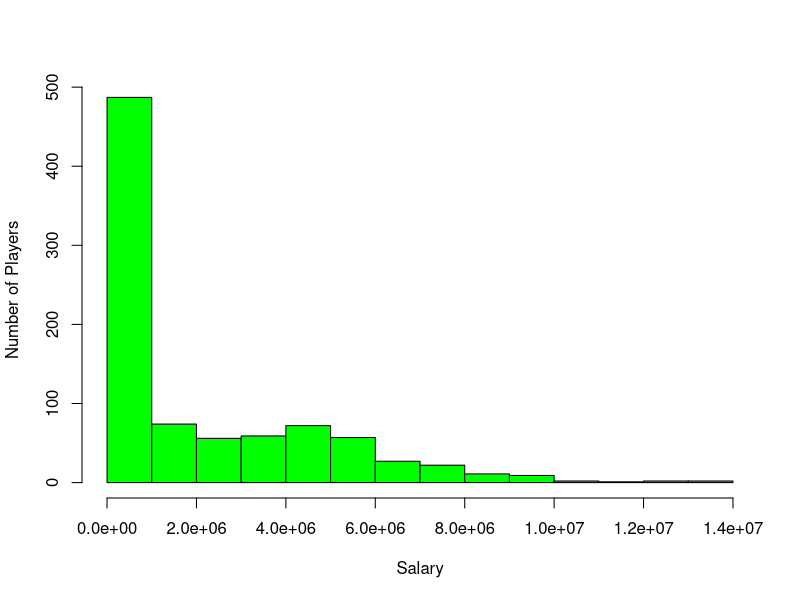
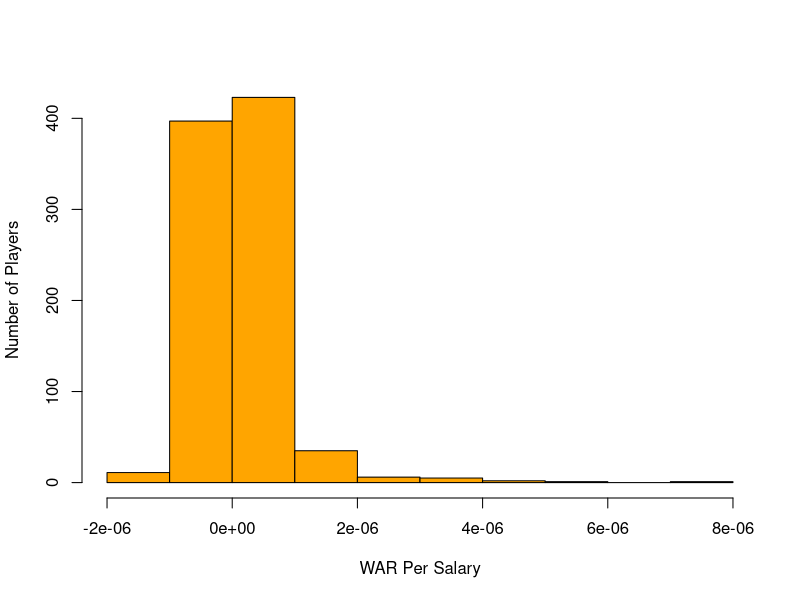
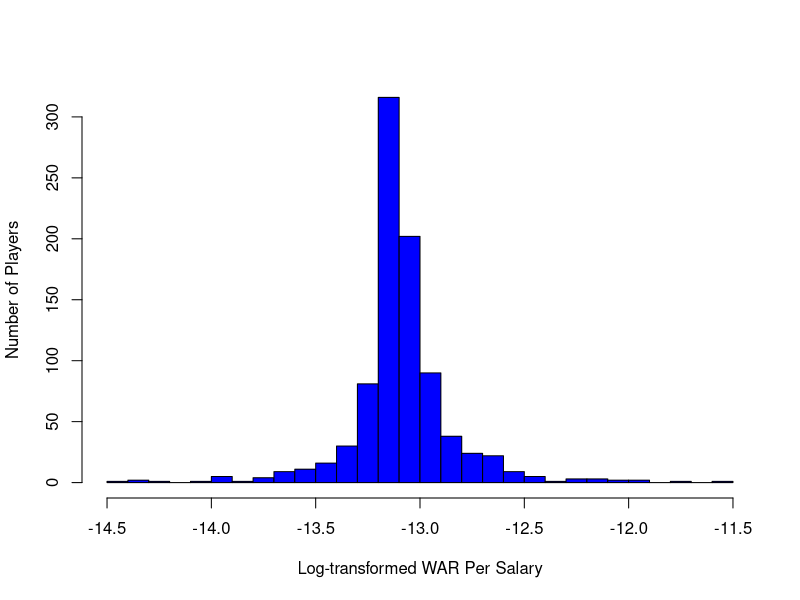
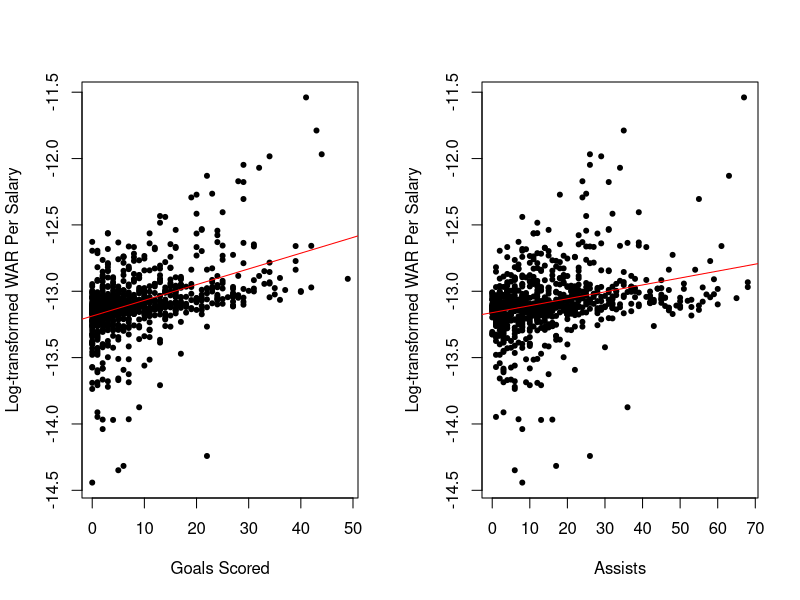
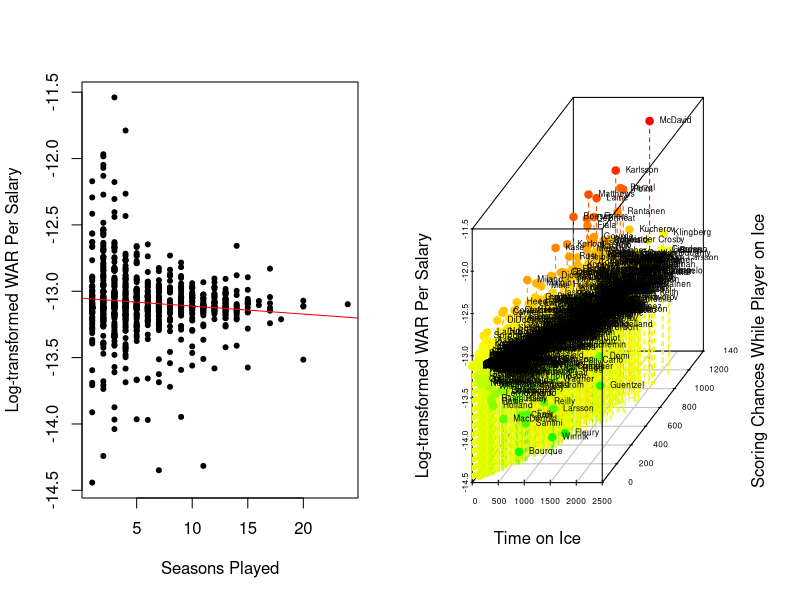
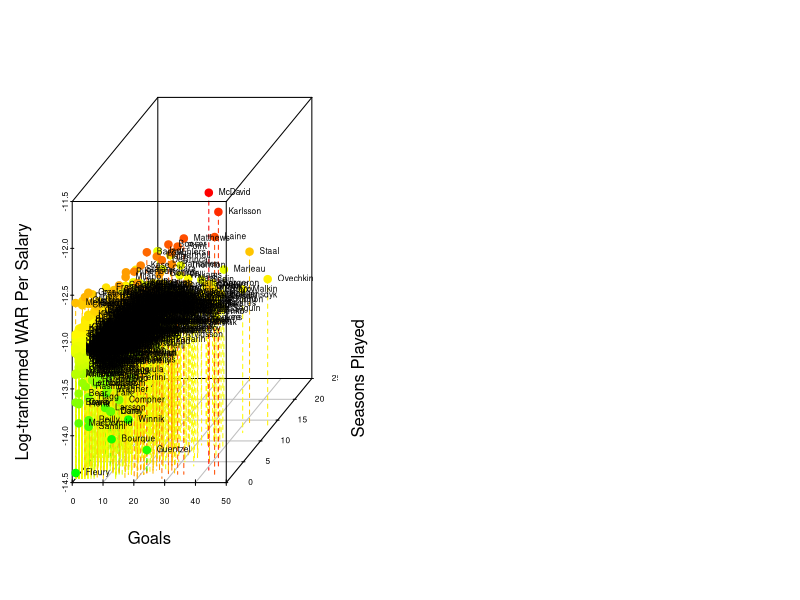

Here is the R script that generated these plots, in order:
## ---- chunk 1
library(knitr)
knitr::opts_chunk$set(echo = TRUE)
opts_chunk$set(tidy.opts=list(width.cutoff=60),tidy=TRUE)
library(plyr)
library(tidyr)
library(stringr)
library(tidyverse)
library(magrittr)
library(scatterplot3d)
library(plotrix)
library(caret)
library(car)
## ---- chunk 2
setwd("~/Documents/STAT 6500")

data <- read.csv("NHL 1718 CSV.csv")

# map missing values involving where players are from and draft and free agent status
data$Pr.St = mapvalues(data$Pr.St, from = "", to="INT")
data$DftYr = mapvalues(data$DftYr, from = NA, to="UD")
data$DftRd = mapvalues(data$DftRd, from = NA, to="UD")
data$Ovrl = mapvalues(data$Ovrl, from = NA, to="UD")
data$DftYr = as.factor(data$DftYr)
data$DftRd = as.factor(data$DftRd)
data$Ovrl = as.factor(data$Ovrl)
data$Position = as.factor(data$Position)
data$Debut[749] = 2015

# create indicators for if the player has reached RFA or UFA status
data$StatusRFA = ifelse(data$Status == "RFA", 1, 0)
data$StatusUFA = ifelse(data$Status == "UFA", 1, 0)
data[,"Status"] <- list(NULL)

bday_parts = str_split_fixed(data$Born, "/", 3)
data$birth_year = as.numeric(bday_parts[,1])
data$birth_month = as.numeric(bday_parts[,2])
data$birth_day = as.numeric(bday_parts[,3])

# drop missing salaries because they did not play enough/any games
# map some missing values from NA to 0 or to median values
data <- data %>% drop_na(Salary)
data$MGL = mapvalues(data$MGL, from = NA, to = 0)
data$CHIP = data$Cap.Hit * data$MGL
data$SOS = mapvalues(data$SOS, from = NA, to = median(data$SOS, na.rm = TRUE))
data$SOG = mapvalues(data$SOG, from = NA, to = median(data$SOG, na.rm = TRUE))
data$SOGDG = mapvalues(data$SOGDG, from = NA, to = median(data$SOGDG, na.rm = TRUE))

# rename columns that got changed on import
colnames(data)[32] <- "plusMinus"
colnames(data)[33] <- "expectedPlusMinus"
colnames(data)[36] <- "TOI.Secs"
colnames(data)[37] <- "TOI.Mins"

# remove duplicate metrics or find average from multiple statistic providers
data[,c("TOI.2", "TOI.3")] <- list(NULL)
colnames(data)[39] <- "TOI.Percent"
colnames(data)[40] <- "IPP.Percent"
data$iCF <- (data$iCF + data$iCF.1 + data$iCF.2)/3
data[,c("iCF.1", "iCF.2")] <- list(NULL)
data$iFF <- (data$iFF + data$iFF.1)/2
data[,c("iFF.1")] <- list(NULL)
colnames(data)[57] <- "ZS.Percent"
data$iHF <- (data$iHF + data$iHF.1)/2
data[,c("iHF.1")] <- list(NULL)
colnames(data)[65] <- "BLK.Percent"
colnames(data)[68] <- "FO.Percent"
data$CF <- (data$CF + data$CF.1)/2
data[,c("CF.1")] <- list(NULL)
data$CA <- (data$CA + data$CA.1)/2
data[,c("CA.1")] <- list(NULL)
data$FF <- (data$FF + data$FF.1)/2
data[,c("FF.1")] <- list(NULL)
data$FA <- (data$FA + data$FA.1)/2
data[,c("FA.1")] <- list(NULL)
data$SF <- (data$SF + data$SF.1)/2
data[,c("SF.1")] <- list(NULL)
data$SA <- (data$SA + data$SA.1)/2
data[,c("SA.1")] <- list(NULL)
data$GF <- (data$GF + data$GF.1)/2
data[,c("GF.1")] <- list(NULL)
data$GA <- (data$GA + data$GA.1)/2
data[,c("GA.1")] <- list(NULL)

# WAR metrics per salary
data$WarPerSalary <- data$WAR / data$Salary
data$OWarPerSalary <- data$OWAR / data$Salary
data$DWarPerSalary <- data$DWAR / data$Salary

all_missing_list =  colnames(data)[colSums(is.na(data)) > 0]
length(all_missing_list) == 0
# if above true, all missing values eliminated

data[,all_missing_list] <- list(NULL)
all_missing_list =  colnames(data)[colSums(is.na(data)) > 0]
length(all_missing_list) == 0
# if above true, dataset has no missing values
## ---- chunk 3
summary(data$Salary)
## ---- chunk 4
hist(data$Salary, 
     col="green", xlab='Salary', 
     ylab = "Number of Players", main = NULL)
## ---- chunk 5
summary(data$WarPerSalary)

# Log transform WAR per salary with adjustment to avoid problems with negative numbers
data$logWarPerSalary <- log(data$WarPerSalary + 2e-06)
summary(data$logWarPerSalary)
## ---- chunk 6
hist(data$WarPerSalary, 
     col="orange", xlab='WAR Per Salary', 
     ylab = "Number of Players", main = NULL)

hist(data$logWarPerSalary, breaks = 30,
     col="blue", xlab='Log-transformed WAR Per Salary', 
     ylab = "Number of Players", main = NULL)
## ---- chunk 7
par(mfcol = c(1,2))
# plot(data$G, data$Salary, pch=20, xlab='Goals Scored', ylab='Salary', main=NULL)
# abline(lm(data$Salary ~ data$G), col="red")
# 
# plot(data$A, data$G, pch=20, xlab='Assists', ylab='Goals Scored', main=NULL)
# abline(lm(data$G ~ data$A), col="red")

plot(data$G, data$logWarPerSalary, pch=20, xlab='Goals Scored', ylab='Log-transformed WAR Per Salary', main=NULL)
abline(lm(data$logWarPerSalary ~ data$G), col="red")

plot(data$A, data$logWarPerSalary, pch=20, xlab='Assists', ylab='Log-transformed WAR Per Salary', main=NULL)
abline(lm(data$logWarPerSalary ~ data$A), col="red")
## ---- chunk 8
plot(data$Seasons, data$logWarPerSalary, pch=20, xlab='Seasons Played', ylab='Log-transformed WAR Per Salary', main=NULL)
abline(lm(data$logWarPerSalary ~ data$Seasons), col="red")
## ---- chunk 9
score_3d = scatterplot3d(data$TOI.Mins,data$SCF,data$logWarPerSalary,pch=19,
                         type="h",
                         cex.axis=0.5,
                         las=1,
                         lty.hplot=2,
                         color = color.scale(data$logWarPerSalary, c(0,1,1),c(1,1,0),0),
                         main=NULL,
                         zlab="Log-transformed WAR Per Salary",xlab="Time on Ice",
                         ylab="Scoring Chances While Player on Ice",
                         grid=TRUE)
score_3d.coords = score_3d$xyz.convert(data$TOI.Mins,data$SCF,data$logWarPerSalary)
text(score_3d.coords$x, score_3d.coords$y,labels=data$Last.Name,cex=.5, pos=4)
## ---- chunk 10
score_3d = scatterplot3d(data$G,data$Seasons,data$logWarPerSalary,pch=19,
                         type="h",
                         cex.axis=0.5,
                         las=1,
                         lty.hplot=2,
                         color = color.scale(data$logWarPerSalary, c(0,1,1),c(1,1,0),0),
                         main=NULL,
                         zlab="Log-tranformed WAR Per Salary",xlab="Goals",
                         ylab="Seasons Played",
                         grid=TRUE)
score_3d.coords = score_3d$xyz.convert(data$G,data$Seasons,data$logWarPerSalary)
text(score_3d.coords$x, score_3d.coords$y,labels=data$Last.Name,cex=.5, pos=4)
## ---- chunk 11
correlationData <- data
correlationData[, c("logWarPerSalary", "WarPerSalary", "OWarPerSalary", "DWarPerSalary", "WAR", "OWAR", "DWAR")] <- list(NULL)
correlationVec <- c()
first <- c()
second <- c()
for (i in 1:length(correlationData)) {
  if (is.numeric(correlationData[,i])) {
  correlationVec <- c(correlationVec, cor(data$logWarPerSalary, correlationData[,i]))
  first <- c(first, "logWarPerSalary")
  second <- c(second, colnames(correlationData)[i])
  }
}

dfCorrelation <- as.data.frame(cbind(first, second, correlationVec))
dfCorrelation <- dfCorrelation[order(dfCorrelation$correlationVec, decreasing = TRUE),]
rownames(dfCorrelation) <- NULL
colnames(dfCorrelation) <- c("Variable", "Variable", "Correlation")
kable(dfCorrelation)
